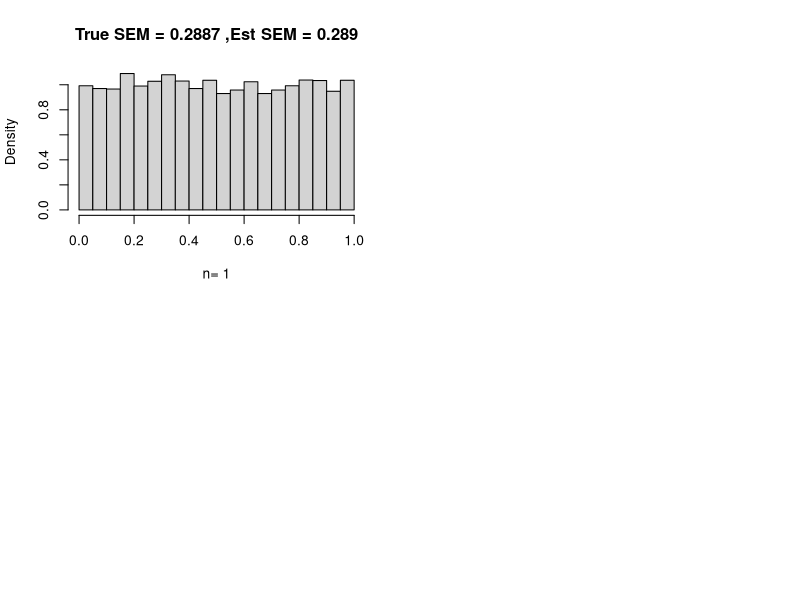

The R source for this figure: (Note: this script raises an error after producing the figure.)
#demo.clt.unif(N,n)
# draws N samples of size n from Uniform(0,1)
# and plots the N means with a normal distribution overlay
demo.clt.unif <- function(N, n){
  sam <- matrix(runif(N*n, 0, 1),ncol=N);
  # calculate the mean of each column
  sam.mean<- colMeans(sam)
  sam.se<- sd(sam.mean)
  true.se <- sqrt((1/12)/n)
  hist(sam.mean,freq=FALSE, breaks=25, main=paste("True SEM =",round(true.se, 4),",Est SEM =", round(sam.se,4)),xlab=paste("n=", n))
  points(density(sam.mean),type="1")
  x <- seq(0,1,length=1000)
  points(x, dnorm(x, mean=0.5, sd=true.se),type="1", lwd=2, col="red")
  rug(sam.mean)
}
par(mfrow=c(2,2));
demo.clt.unif(10000, 1);
demo.clt.unif(10000, 2);
demo.clt.unif(10000, 6);
demo.clt.unif(10000, 12);


demo.clt.exp <- function(N, n){
  # draw sample in a matrix with N columns and n rows
  sam <- matrix(rexp(N*n, 1),ncol=N);
  # calculate the mean of each column
  sam.mean<- colMeans(sam)
  sam.se<- sd(sam.mean)
  true.se <- sqrt(1/n)
  hist(sam.mean,freq=FALSE, breaks=25, main=paste("True SEM =",round(true.se, 4),",Est SEM =", round(sam.se,4)),xlab=paste("n=", n))
  points(density(sam.mean),type="1")
  x <- seq(0,5,length=1000)
  points(x, dnorm(x, mean=0.5, sd=true.se),type="1", lwd=2, col="red")
  rug(sam.mean)
}
par(mfrow=c(2,2));
demo.clt.exp(10000, 1);
demo.clt.exp(10000, 6);
demo.clt.exp(10000, 30);
demo.clt.exp(10000, 100);

library(TeachingDemos)
?clt.examp

x <- seq(-8, 8, length=1000)
par(mfrow=c(1,1))
plot(x, dnorm(x), type="1", lwd=2, col="red"
     ,main="Normal (red) vs t-dist with df=1,2,6,12,30,100")
points(x, dt(x, 1),type="1")
points(x, dt(x, 2),type="1")
points(x, dt(x, 6),type="1")
points(x, dt(x, 12),type="1")
points(x, dt(x, 30),type="1")
points(x, dt(x, 100),type="1")

library(TeachingDemos)
ci.examp(mean.sim=10, sd=2, n=25
         , reps=100, conf.level=0.95, method="t")
